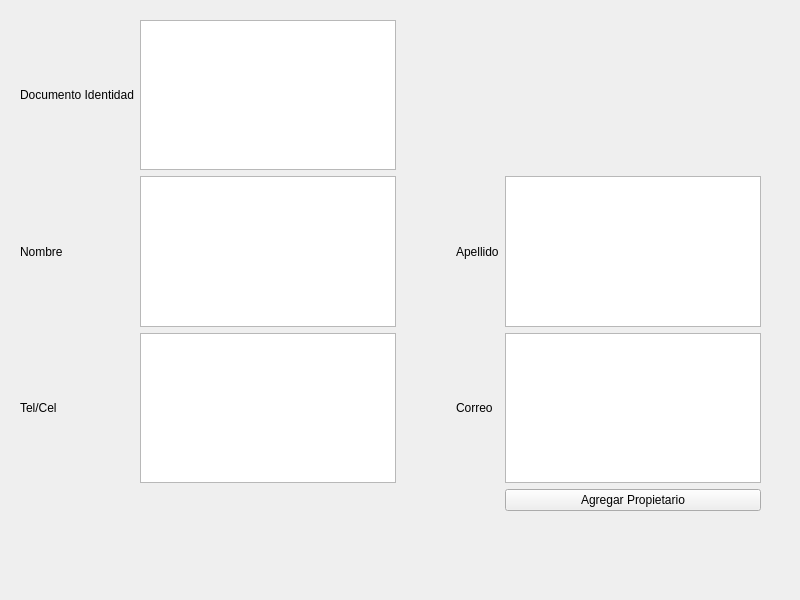
<?xml version="1.0" encoding="UTF-8"?>
<ui version="4.0">
 <class>Widget</class>
 <widget class="QWidget" name="Widget">
  <property name="geometry">
   <rect>
    <x>0</x>
    <y>0</y>
    <width>800</width>
    <height>600</height>
   </rect>
  </property>
  <property name="windowTitle">
   <string>Widget</string>
  </property>
  <widget class="QWidget" name="gridLayoutWidget">
   <property name="geometry">
    <rect>
     <x>20</x>
     <y>20</y>
     <width>741</width>
     <height>491</height>
    </rect>
   </property>
   <layout class="QGridLayout" name="gridLayout">
    <item row="2" column="0">
     <widget class="QLabel" name="label">
      <property name="text">
       <string>Nombre</string>
      </property>
     </widget>
    </item>
    <item row="2" column="2">
     <spacer name="horizontalSpacer">
      <property name="orientation">
       <enum>Qt::Orientation::Horizontal</enum>
      </property>
      <property name="sizeHint" stdset="0">
       <size>
        <width>40</width>
        <height>20</height>
       </size>
      </property>
     </spacer>
    </item>
    <item row="2" column="3">
     <widget class="QLabel" name="label_4">
      <property name="text">
       <string>Apellido</string>
      </property>
     </widget>
    </item>
    <item row="2" column="1">
     <widget class="QPlainTextEdit" name="plainTextEdit_2"/>
    </item>
    <item row="4" column="3">
     <widget class="QLabel" name="label_5">
      <property name="text">
       <string>Correo</string>
      </property>
     </widget>
    </item>
    <item row="3" column="1">
     <spacer name="verticalSpacer_2">
      <property name="orientation">
       <enum>Qt::Orientation::Vertical</enum>
      </property>
      <property name="sizeHint" stdset="0">
       <size>
        <width>20</width>
        <height>40</height>
       </size>
      </property>
     </spacer>
    </item>
    <item row="4" column="4" alignment="Qt::AlignmentFlag::Qt::AlignmentFlag::AlignVCenter">
     <widget class="QPlainTextEdit" name="plainTextEdit_5">
      <property name="minimumSize">
       <size>
        <width>0</width>
        <height>70</height>
       </size>
      </property>
     </widget>
    </item>
    <item row="6" column="4">
     <widget class="QPushButton" name="pushButton">
      <property name="text">
       <string>Agregar Propietario</string>
      </property>
     </widget>
    </item>
    <item row="4" column="0">
     <widget class="QLabel" name="label_2">
      <property name="text">
       <string>Tel/Cel</string>
      </property>
     </widget>
    </item>
    <item row="2" column="4">
     <widget class="QPlainTextEdit" name="plainTextEdit_4"/>
    </item>
    <item row="1" column="1">
     <spacer name="verticalSpacer">
      <property name="orientation">
       <enum>Qt::Orientation::Vertical</enum>
      </property>
      <property name="sizeHint" stdset="0">
       <size>
        <width>20</width>
        <height>40</height>
       </size>
      </property>
     </spacer>
    </item>
    <item row="0" column="0">
     <widget class="QLabel" name="label_3">
      <property name="text">
       <string>Documento Identidad</string>
      </property>
     </widget>
    </item>
    <item row="4" column="1">
     <widget class="QPlainTextEdit" name="plainTextEdit_1"/>
    </item>
    <item row="0" column="1">
     <widget class="QPlainTextEdit" name="plainTextEdit_3"/>
    </item>
    <item row="5" column="4">
     <spacer name="verticalSpacer_3">
      <property name="orientation">
       <enum>Qt::Orientation::Vertical</enum>
      </property>
      <property name="sizeHint" stdset="0">
       <size>
        <width>20</width>
        <height>40</height>
       </size>
      </property>
     </spacer>
    </item>
   </layout>
  </widget>
 </widget>
 <resources/>
 <connections/>
</ui>
